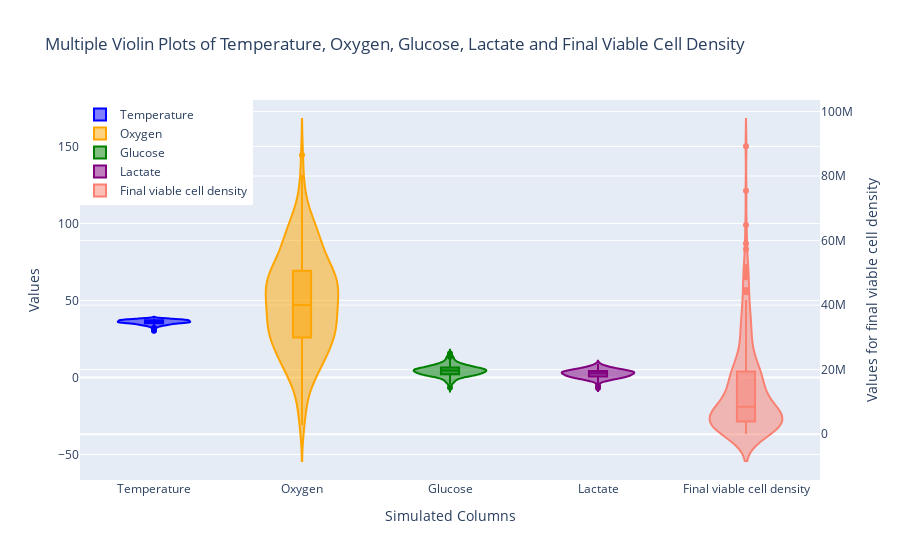

This figure's notebook cell:
### Markdown cell above
## 3.4 Violin Plot

The Violin plot is hybrid of a box plot and a kernel density plot and it compares probability disributions between two variables (Wikipedia Violin Plot, 2020, Seaborn.pydata.org violinplot, n.d.). Computed using KDE, the curve's width indicates frequency in each section (Yi, 2021). Therefore, the Violin Plot shows both the summary statistics and each variable's density, unlike the box plot which only depicts the summary statistics (Carron, 2021). Therefore, violin plots offer a more detailed representation of the shape of the distribution. 

For multiple Violin Plots, plotly.express and plotly.graph_objects (Plotly.com Graph Objects, n.d.) were imported. Violin plots for multiple traces were generated according to Plotlygraphs (2019), R (2020), Plotly.com Violin (n.d.) and GeeksforGeeks (2021). Trace is a graph object in each plot's data (Plotly.com Traces, n.d.). 

Stack Overflow (2023), Paul (2011), Hashcode55 (2017), Matplotlib.org different scales (n.d.) and Ciortan (2019) were used for reference for multiple Violin Plots on different y-axes.

### Code cell
# create violin traces for each dataset on the first y-axis
tracetemp = go.Violin(y=templg, name='Temperature', box_visible=True, line_color='blue')
traceoxyg = go.Violin(y=oxygenn, name='Oxygen', box_visible=True, line_color='orange')
tracegluc = go.Violin(y=glucosen, name='Glucose', box_visible=True, line_color='green')
tracelact = go.Violin(y=lactaten, name='Lactate', box_visible=True, line_color='purple')

# create a violin trace for fvcde on the second y-axis
tracefvcde = go.Violin(y=fvcde, name='Final viable cell density', 
                       box_visible=True, line_color='salmon', yaxis='y2')

# create layout with two y-axes
layout = go.Layout(
    title='Multiple Violin Plots of Temperature, Oxygen, Glucose, Lactate and Final Viable Cell Density',
    xaxis=dict(title='Simulated Columns'),
    yaxis=dict(title='Values'),
    yaxis2=dict(title='Values for final viable cell density', overlaying='y', side='right'),
    legend=dict(x=0, y=1)
)

fig = go.Figure(data=[tracetemp, traceoxyg, tracegluc, tracelact, tracefvcde], layout=layout) 
fig.show()

### Figure 1 — Plotly figure (JSON) as saved in the notebook; plotly's stock layout.template omitted (floating-point values rounded to 4 significant figures; data arrays with more than 128 entries replaced by an {"elided": "..."} marker saying what was removed)
{"data": [{"box": {"visible": true}, "line": {"color": "blue"}, "name": "Temperature", "type": "violin", "y": {"elided": "200 float values"}}, {"box": {"visible": true}, "line": {"color": "orange"}, "name": "Oxygen", "type": "violin", "y": {"elided": "200 float values"}}, {"box": {"visible": true}, "line": {"color": "green"}, "name": "Glucose", "type": "violin", "y": {"elided": "200 float values"}}, {"box": {"visible": true}, "line": {"color": "purple"}, "name": "Lactate", "type": "violin", "y": {"elided": "200 float values"}}, {"box": {"visible": true}, "line": {"color": "salmon"}, "name": "Final viable cell density", "type": "violin", "y": {"elided": "200 float values"}, "yaxis": "y2"}], "layout": {"legend": {"x": 0, "y": 1}, "title": {"text": "Multiple Violin Plots of Temperature, Oxygen, Glucose, Lactate and Final Viable Cell Density"}, "xaxis": {"title": {"text": "Simulated Columns"}}, "yaxis": {"title": {"text": "Values"}}, "yaxis2": {"overlaying": "y", "side": "right", "title": {"text": "Values for final viable cell density"}}}}
